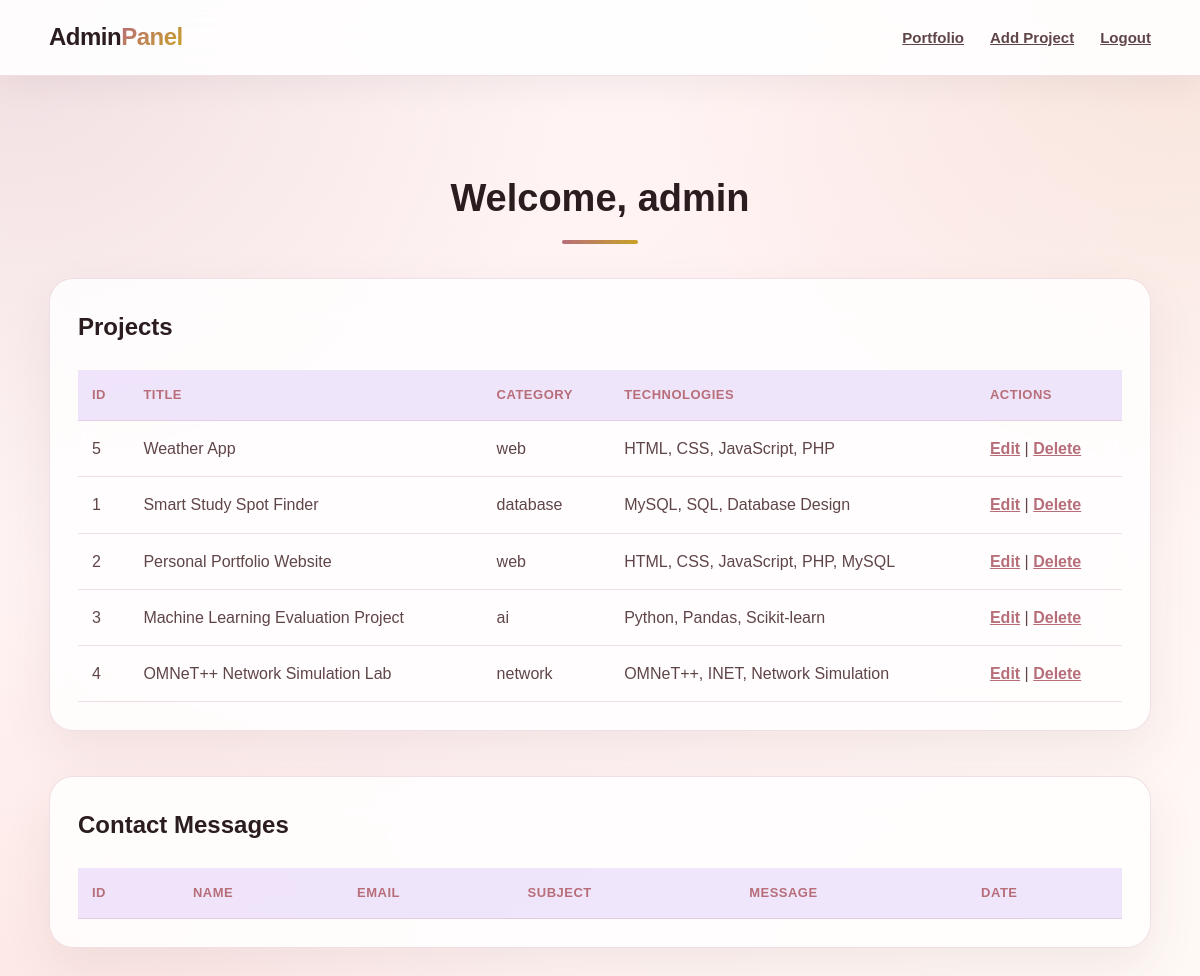
Page /admin/dashboard.php (signed in) on the committed database.
### tables this page shows
CREATE TABLE `projects` (
  `id` int(11) NOT NULL,
  `title` varchar(150) NOT NULL,
  `category` varchar(50) NOT NULL,
  `description` text NOT NULL,
  `technologies` varchar(255) NOT NULL,
  `github_link` varchar(255) DEFAULT NULL,
  `live_demo_link` varchar(255) DEFAULT NULL,
  `created_at` timestamp NOT NULL DEFAULT current_timestamp()
);

### admin/dashboard.php (the view, shortened to what this page needs)
<?php
require_once "../config/db.php";
$projectsStmt = $conn->prepare("SELECT * FROM projects ORDER BY created_at DESC");
$projectsStmt->execute();
$projects = $projectsStmt->fetchAll(PDO::FETCH_ASSOC);
?>
<!DOCTYPE html>
<html lang="en">
<head>
    <link rel="stylesheet" href="../assets/css/style.css">
</head>
<body>
    <header class="header">
        <nav class="navbar">
            <div class="logo">Admin<span>Panel</span></div>
            <ul class="nav-links">
                <li><a href="../index.php">Portfolio</a></li>
                <li><a href="add_project.php">Add Project</a></li>
                <li><a href="logout.php">Logout</a></li>
            </ul>
        </nav>
    </header>
    <main class="section">
        <h2 class="section-title">
            Welcome, <?php echo htmlspecialchars($_SESSION["admin_username"]); ?>
        </h2>
        <section class="admin-section">
            <h2>Projects</h2>
            <div class="table-wrapper">
                <table class="admin-table">
                    <thead>
                        <tr>
                            <th>ID</th>
                            <th>Title</th>
                            <th>Category</th>
                            <th>Technologies</th>
                            <th>Actions</th>
                        </tr>
                    </thead>
                    <tbody>
                        <?php foreach ($projects as $project): ?>
                            <tr>
                                <td><?php echo htmlspecialchars($project["id"]); ?></td>
                                <td><?php echo htmlspecialchars($project["title"]); ?></td>
                                <td><?php echo htmlspecialchars($project["category"]); ?></td>
                                <td><?php echo htmlspecialchars($project["technologies"]); ?></td>
                                <td>
                                    <a href="edit_project.php?id=<?php echo $project["id"]; ?>">Edit</a>
                                    |
                                    <a
                                        href="delete_project.php?id=<?php echo $project["id"]; ?>"
                                        onclick="return confirm('Are you sure you want to delete this project?');"
                                    >
                                        Delete
                                    </a>
                                </td>
                            </tr>
                        <?php endforeach; ?>
                    </tbody>
                </table>
            </div>
        </section>
        <section class="admin-section">
            <h2>Contact Messages</h2>
            <div class="table-wrapper">
                <table class="admin-table">
                    <thead>
                        <tr>
                            <th>ID</th>
                            <th>Name</th>
                            <th>Email</th>
                            <th>Subject</th>
                            <th>Message</th>
                            <th>Date</th>
                        </tr>
                    </thead>
                </table>
            </div>
        </section>
    </main>
</body>
</html>

### assets/css/style.css (style rules this page uses)
* { margin: 0; padding: 0; box-sizing: border-box; }
html { scroll-behavior: smooth; }
:root { --bg-main: #fff8f6; --bg-soft: #fff1f2; --bg-card: rgba(255, 255, 255, 0.82); --bg-header: rgba(255, 255, 255, 0.90); --text-main: #2b1d1f; --text-soft: #5f4548; --text-muted: #8a6f73; --primary: #b76e79; --primary-dark: #8f4f5a; --blue: #c9a227; --cyan: #f4c2b6; --border: rgba(192, 132, 151, 0.24); --shadow: 0 20px 50px rgba(90, 45, 55, 0.08); --shadow-strong: 0 25px 70px rgba(192, 132, 151, 0.22); --radius: 24px; --radius-small: 14px; --transition: 0.3s ease; }
body { font-family: Arial, Helvetica, sans-serif; color: var(--text-main); line-height: 1.7; min-height: 100vh; background: radial-gradient(circle at top left, rgba(192, 132, 151, 0.22), transparent 36%), radial-gradient(circle at top right, rgba(212, 163, 115, 0.18), transparent 34%), radial-gradient(circle at bottom left, rgba(242, 184, 162, 0.18), transparent 35%), linear-gradient(135deg, #fff8f6, #fff1f2, #fffaf5); overflow-x: hidden; }
.section { max-width: 1150px; margin: auto; padding: 90px 24px; }
.section-title { text-align: center; font-size: 38px; margin-bottom: 48px; color: var(--text-main); position: relative; }
.section-title::after { content: ""; width: 76px; height: 4px; background: linear-gradient(90deg, var(--primary), var(--blue)); border-radius: 20px; position: absolute; left: 50%; bottom: -14px; transform: translateX(-50%); }
.header { position: sticky; top: 0; z-index: 1000; background: var(--bg-header); backdrop-filter: blur(22px); -webkit-backdrop-filter: blur(22px); border-bottom: 1px solid var(--border); box-shadow: 0 10px 35px rgba(15, 23, 42, 0.05); }
.navbar { max-width: 1150px; margin: auto; padding: 17px 24px; display: flex; align-items: center; justify-content: space-between; }
.logo { font-size: 24px; font-weight: 800; letter-spacing: -0.5px; color: var(--text-main); }
.logo span { background: linear-gradient(135deg, var(--primary), var(--blue)); background-clip: text; -webkit-background-clip: text; -webkit-text-fill-color: transparent; }
.nav-links { list-style: none; display: flex; align-items: center; gap: 26px; }
.nav-links a { color: var(--text-soft); font-weight: 600; font-size: 15px; position: relative; transition: var(--transition); }
.nav-links a::after { content: ""; position: absolute; left: 0; bottom: -7px; width: 0; height: 2px; background: linear-gradient(90deg, var(--primary), var(--blue)); transition: var(--transition); }
.about-text, .skill-card, .project-card, .timeline-item, .contact-form, .admin-section { background: var(--bg-card); backdrop-filter: blur(22px); -webkit-backdrop-filter: blur(22px); border: 1px solid var(--border); border-radius: var(--radius); box-shadow: var(--shadow); }
.admin-section { margin-bottom: 45px; padding: 28px; }
.admin-section h2 { color: var(--text-main); margin-bottom: 22px; }
.table-wrapper { overflow-x: auto; }
.admin-table { width: 100%; border-collapse: collapse; min-width: 760px; }
.admin-table th, .admin-table td { padding: 14px; border-bottom: 1px solid var(--border); text-align: left; vertical-align: top; }
.admin-table th { background: rgba(124, 58, 237, 0.12); color: var(--primary); font-size: 13px; text-transform: uppercase; letter-spacing: 0.5px; }
.admin-table td { color: var(--text-soft); }
.admin-table a { color: var(--primary); font-weight: 800; }

### rows in the picture
projects: id "5", title "Weather App", category "web", technologies "HTML, CSS, JavaScript, PHP"
projects: id "1", title "Smart Study Spot Finder", category "database", technologies "MySQL, SQL, Database Design"
projects: id "2", title "Personal Portfolio Website", category "web", technologies "HTML, CSS, JavaScript, PHP, MySQL"
projects: id "3", title "Machine Learning Evaluation Project", category "ai", technologies "Python, Pandas, Scikit-learn"
projects: id "4", title "OMNeT++ Network Simulation Lab", category "network", technologies "OMNeT++, INET, Network Simulation"

### other values in the picture
$_SESSION["admin_username"] "admin"
